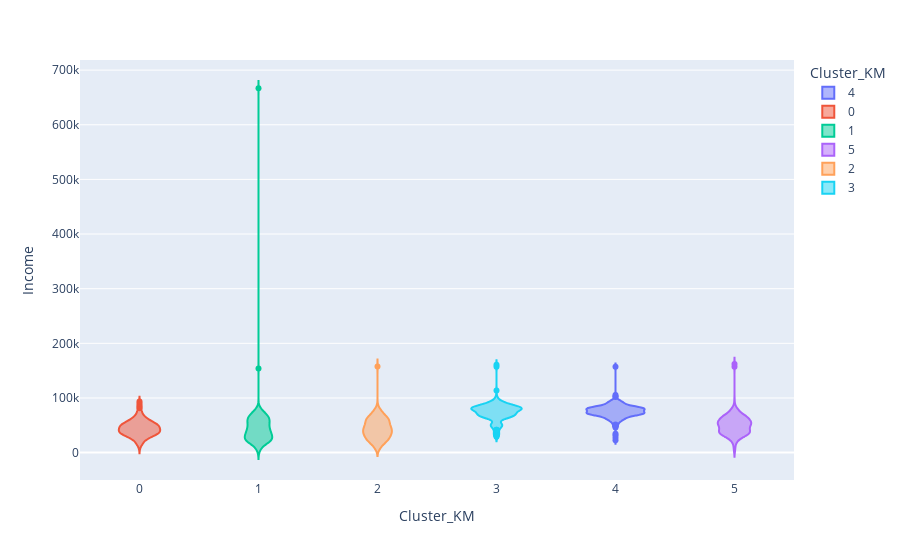

The notebook cell this image was saved under:
### Markdown cell above
##### Income - Outcome in clustering

### Code cell
# Income

px.violin(data_fix, x="Cluster_KM", y="Income", color="Cluster_KM")

### Figure 1 — Plotly figure (JSON) as saved in the notebook; plotly's stock layout.template omitted (floating-point values rounded to 4 significant figures; data arrays with more than 128 entries replaced by an {"elided": "..."} marker saying what was removed)
{"data": [{"alignmentgroup": "True", "box": {"visible": false}, "hovertemplate": "Cluster_KM=%{x}<br>Income=%{y}<extra></extra>", "legendgroup": "4", "marker": {"color": "#636efa"}, "name": "4", "offsetgroup": "4", "orientation": "v", "scalegroup": "True", "showlegend": true, "type": "violin", "x": {"elided": "283 int values"}, "x0": " ", "xaxis": "x", "y": {"elided": "283 float values"}, "y0": " ", "yaxis": "y"}, {"alignmentgroup": "True", "box": {"visible": false}, "hovertemplate": "Cluster_KM=%{x}<br>Income=%{y}<extra></extra>", "legendgroup": "0", "marker": {"color": "#EF553B"}, "name": "0", "offsetgroup": "0", "orientation": "v", "scalegroup": "True", "showlegend": true, "type": "violin", "x": {"elided": "357 int values"}, "x0": " ", "xaxis": "x", "y": {"elided": "357 float values"}, "y0": " ", "yaxis": "y"}, {"alignmentgroup": "True", "box": {"visible": false}, "hovertemplate": "Cluster_KM=%{x}<br>Income=%{y}<extra></extra>", "legendgroup": "1", "marker": {"color": "#00cc96"}, "name": "1", "offsetgroup": "1", "orientation": "v", "scalegroup": "True", "showlegend": true, "type": "violin", "x": {"elided": "669 int values"}, "x0": " ", "xaxis": "x", "y": {"elided": "669 float values"}, "y0": " ", "yaxis": "y"}, {"alignmentgroup": "True", "box": {"visible": false}, "hovertemplate": "Cluster_KM=%{x}<br>Income=%{y}<extra></extra>", "legendgroup": "5", "marker": {"color": "#ab63fa"}, "name": "5", "offsetgroup": "5", "orientation": "v", "scalegroup": "True", "showlegend": true, "type": "violin", "x": {"elided": "352 int values"}, "x0": " ", "xaxis": "x", "y": {"elided": "352 float values"}, "y0": " ", "yaxis": "y"}, {"alignmentgroup": "True", "box": {"visible": false}, "hovertemplate": "Cluster_KM=%{x}<br>Income=%{y}<extra></extra>", "legendgroup": "2", "marker": {"color": "#FFA15A"}, "name": "2", "offsetgroup": "2", "orientation": "v", "scalegroup": "True", "showlegend": true, "type": "violin", "x": {"elided": "315 int values"}, "x0": " ", "xaxis": "x", "y": {"elided": "315 float values"}, "y0": " ", "yaxis": "y"}, {"alignmentgroup": "True", "box": {"visible": false}, "hovertemplate": "Cluster_KM=%{x}<br>Income=%{y}<extra></extra>", "legendgroup": "3", "marker": {"color": "#19d3f3"}, "name": "3", "offsetgroup": "3", "orientation": "v", "scalegroup": "True", "showlegend": true, "type": "violin", "x": {"elided": "264 int values"}, "x0": " ", "xaxis": "x", "y": {"elided": "264 float values"}, "y0": " ", "yaxis": "y"}], "layout": {"legend": {"title": {"text": "Cluster_KM"}, "tracegroupgap": 0}, "margin": {"t": 60}, "violinmode": "overlay", "xaxis": {"anchor": "y", "categoryarray": [4, 0, 1, 5, 2, 3], "categoryorder": "array", "domain": [0, 1], "title": {"text": "Cluster_KM"}}, "yaxis": {"anchor": "x", "domain": [0, 1], "title": {"text": "Income"}}}}
